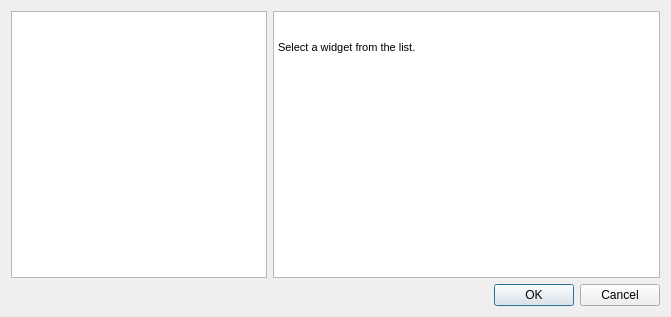
<?xml version="1.0" encoding="UTF-8"?>
<ui version="4.0">
 <class>UIToolboxDialog</class>
 <widget class="QDialog" name="UIToolboxDialog">
  <property name="geometry">
   <rect>
    <x>0</x>
    <y>0</y>
    <width>671</width>
    <height>317</height>
   </rect>
  </property>
  <property name="windowTitle">
   <string>Add new widget</string>
  </property>
  <layout class="QVBoxLayout" name="verticalLayout">
   <item>
    <layout class="QHBoxLayout" name="horizontalLayout">
     <item>
      <widget class="QListView" name="m_uiWidgetsListView">
       <property name="sizePolicy">
        <sizepolicy hsizetype="Minimum" vsizetype="Expanding">
         <horstretch>0</horstretch>
         <verstretch>0</verstretch>
        </sizepolicy>
       </property>
       <property name="minimumSize">
        <size>
         <width>200</width>
         <height>150</height>
        </size>
       </property>
       <property name="alternatingRowColors">
        <bool>true</bool>
       </property>
      </widget>
     </item>
     <item>
      <widget class="QTextBrowser" name="textBrowser">
       <property name="html">
        <string>&lt;!DOCTYPE HTML PUBLIC &quot;-//W3C//DTD HTML 4.0//EN&quot; &quot;http://www.w3.org/TR/REC-html40/strict.dtd&quot;&gt;
&lt;html&gt;&lt;head&gt;&lt;meta name=&quot;qrichtext&quot; content=&quot;1&quot; /&gt;&lt;style type=&quot;text/css&quot;&gt;
p, li { white-space: pre-wrap; }
&lt;/style&gt;&lt;/head&gt;&lt;body style=&quot; font-family:'MS Shell Dlg 2'; font-size:8.25pt; font-weight:400; font-style:normal;&quot;&gt;
&lt;p style=&quot;-qt-paragraph-type:empty; margin-top:0px; margin-bottom:0px; margin-left:0px; margin-right:0px; -qt-block-indent:0; text-indent:0px;&quot;&gt;&lt;br /&gt;&lt;/p&gt;
&lt;p style=&quot; margin-top:12px; margin-bottom:12px; margin-left:0px; margin-right:0px; -qt-block-indent:0; text-indent:0px;&quot;&gt;Select a widget from the list.&lt;/p&gt;&lt;/body&gt;&lt;/html&gt;</string>
       </property>
       <property name="openLinks">
        <bool>false</bool>
       </property>
      </widget>
     </item>
    </layout>
   </item>
   <item>
    <widget class="QDialogButtonBox" name="m_buttonBox">
     <property name="orientation">
      <enum>Qt::Horizontal</enum>
     </property>
     <property name="standardButtons">
      <set>QDialogButtonBox::Cancel|QDialogButtonBox::Ok</set>
     </property>
    </widget>
   </item>
  </layout>
 </widget>
 <resources/>
 <connections>
  <connection>
   <sender>m_buttonBox</sender>
   <signal>accepted()</signal>
   <receiver>UIToolboxDialog</receiver>
   <slot>accept()</slot>
   <hints>
    <hint type="sourcelabel">
     <x>248</x>
     <y>254</y>
    </hint>
    <hint type="destinationlabel">
     <x>157</x>
     <y>274</y>
    </hint>
   </hints>
  </connection>
  <connection>
   <sender>m_buttonBox</sender>
   <signal>rejected()</signal>
   <receiver>UIToolboxDialog</receiver>
   <slot>reject()</slot>
   <hints>
    <hint type="sourcelabel">
     <x>316</x>
     <y>260</y>
    </hint>
    <hint type="destinationlabel">
     <x>286</x>
     <y>274</y>
    </hint>
   </hints>
  </connection>
 </connections>
</ui>
